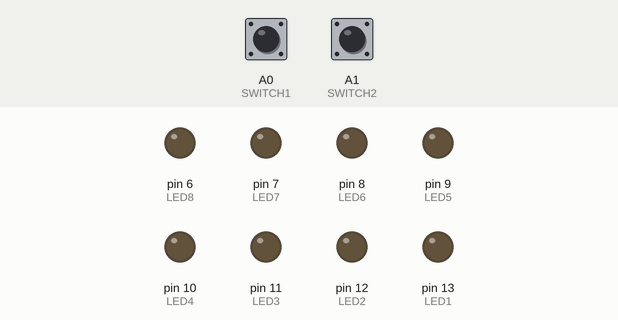
Recording of a sketch running on a simulated Arduino Uno, built with avr-gcc and run on an emulated ATmega328P. On the bench: output pins drawn as LEDs (lit = HIGH). Dashed ring = blinking. The inputs (shaded band) are chosen by the test bench; at power-on: A0 (SWITCH1) LOW, A1 (SWITCH2) LOW.

Above: at 1.2 s.
1.3 s: A0 (SWITCH1) pulled HIGH for 0.15 s
At 4.2 s:
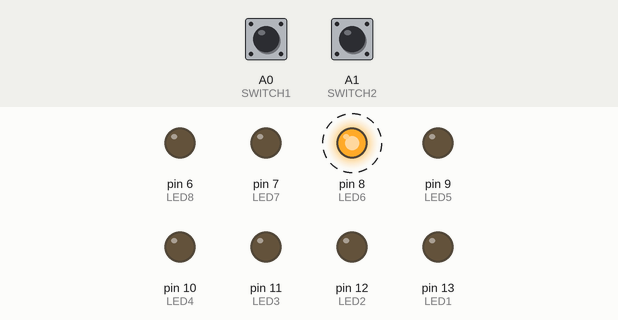
4.3 s: A1 (SWITCH2) pulled HIGH for 3.2 s
At 7.2 s:
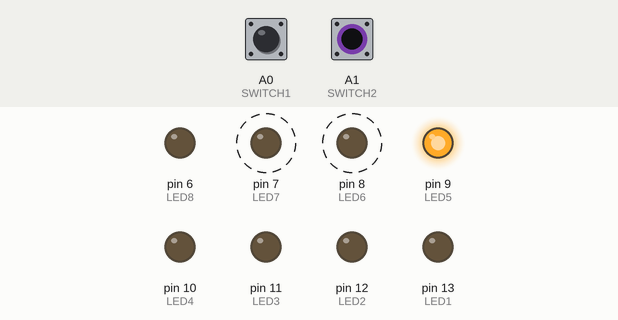
9.0 s: A1 (SWITCH2) pulled HIGH for 1 s
At 9.7 s:
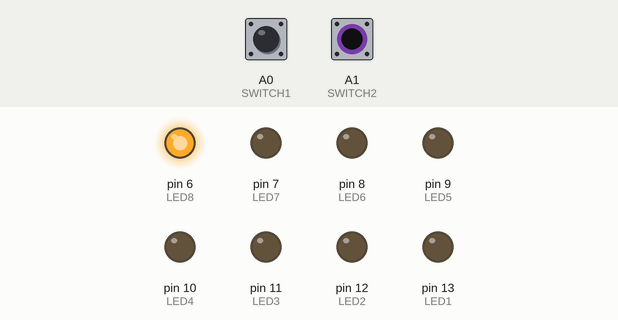
13.0 s: A0 (SWITCH1) pulled HIGH for 1 s
At 14.2 s:
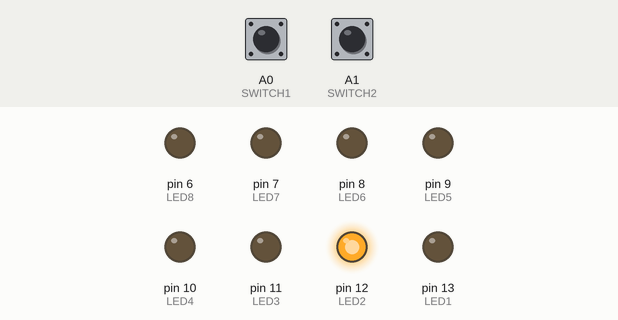
Timing chart, 0 to 17.8 s (numbered marks = the images above; inputs shaded):
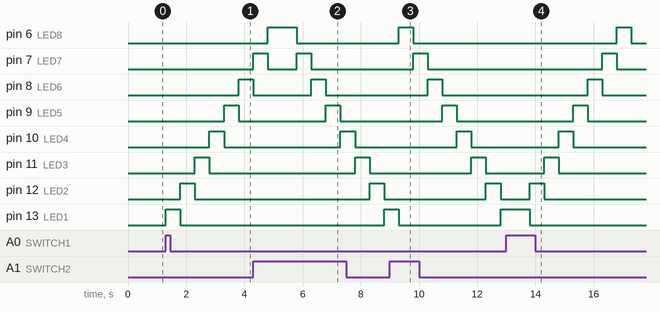

Measured:
- after the input at 1.3 s, pin 8 (LED6): LOW → HIGH after 2.5 s; pin 9 (LED5): LOW → HIGH after 2.0 s, → LOW 0.50 s later; pin 10 (LED4): LOW → HIGH after 1.5 s, → LOW 0.50 s later; pin 11 (LED3): LOW → HIGH after 1.0 s, → LOW 0.50 s later; pin 12 (LED2): LOW → HIGH after 0.50 s, → LOW 0.50 s later
- after the input at 4.3 s, pin 9 (LED5): LOW → HIGH after 2.5 s, → LOW 0.50 s later; pin 10 (LED4): LOW → HIGH after 3.0 s, → LOW 0.50 s later; pin 11 (LED3): LOW → HIGH after 3.5 s, → LOW 0.50 s later; pin 12 (LED2): LOW → HIGH after 4.0 s, → LOW 0.50 s later; pin 13 (LED1): LOW → HIGH after 4.5 s
- after the input at 9.0 s, pin 6 (LED8): LOW → HIGH after 0.30 s, → LOW 0.50 s later; pin 7 (LED7): LOW → HIGH after 0.80 s, → LOW 0.50 s later; pin 8 (LED6): LOW → HIGH after 1.3 s, → LOW 0.50 s later; pin 9 (LED5): LOW → HIGH after 1.8 s, → LOW 0.50 s later; pin 10 (LED4): LOW → HIGH after 2.3 s, → LOW 0.50 s later
- after the input at 13.0 s, pin 6 (LED8): LOW → HIGH after 3.8 s, → LOW 0.50 s later; pin 7 (LED7): LOW → HIGH after 3.3 s, → LOW 0.50 s later; pin 8 (LED6): LOW → HIGH after 2.8 s, → LOW 0.50 s later; pin 9 (LED5): LOW → HIGH after 2.3 s, → LOW 0.50 s later; pin 10 (LED4): LOW → HIGH after 1.8 s, → LOW 0.50 s later
- by itself, pin 7 (LED7): alternates HIGH for 0.50 s and LOW for 1.0 s, 4 changes in all, then stays LOW

The sketch:

first_5.ino
```cpp
const int LED1 = 13;
const int LED2 = 12;
const int LED3 = 11;
const int LED4 = 10;
const int LED5 = 9;
const int LED6 = 8;
const int LED7 = 7;
const int LED8 = 6;
const int SWITCH1 = A0;
const int SWITCH2 = A1;
void setup() {
  pinMode(SWITCH1,INPUT);
  pinMode(SWITCH2,INPUT);
  pinMode(LED1,OUTPUT);
  pinMode(LED2,OUTPUT);
  pinMode(LED3,OUTPUT);
  pinMode(LED4,OUTPUT);
  pinMode(LED5,OUTPUT);
  pinMode(LED6,OUTPUT);
  pinMode(LED7,OUTPUT);
  pinMode(LED8,OUTPUT);

}

void loop() {
  if(digitalRead(SWITCH1)==HIGH)
  {
    switch_on_ase();
  }
  if(digitalRead(SWITCH1)==LOW)
  {
    switch_off();
  }
  if(digitalRead(SWITCH2)==HIGH)
  {
    switch_on_des();
  }
  if(digitalRead(SWITCH2)==LOW)
  {
    switch_off();
  }
}

void switch_on_ase()
{
  digitalWrite(LED1,HIGH);
  digitalWrite(LED2,LOW);
  digitalWrite(LED3,LOW);
  digitalWrite(LED4,LOW);
  digitalWrite(LED5,LOW);
  digitalWrite(LED6,LOW);
  digitalWrite(LED7,LOW);
  digitalWrite(LED8,LOW);
  delay(500);

  digitalWrite(LED1,LOW);
  digitalWrite(LED2,HIGH);
  digitalWrite(LED3,LOW);
  digitalWrite(LED4,LOW);
  digitalWrite(LED5,LOW);
  digitalWrite(LED6,LOW);
  digitalWrite(LED7,LOW);
  digitalWrite(LED8,LOW);
  delay(500);

  digitalWrite(LED1,LOW);
  digitalWrite(LED2,LOW);
  digitalWrite(LED3,HIGH);
  digitalWrite(LED4,LOW);
  digitalWrite(LED5,LOW);
  digitalWrite(LED6,LOW);
  digitalWrite(LED7,LOW);
  digitalWrite(LED8,LOW);
  delay(500);

  digitalWrite(LED1,LOW);
  digitalWrite(LED2,LOW);
  digitalWrite(LED3,LOW);
  digitalWrite(LED4,HIGH);
  digitalWrite(LED5,LOW);
  digitalWrite(LED6,LOW);
  digitalWrite(LED7,LOW);
  digitalWrite(LED8,LOW);
  delay(500);

  digitalWrite(LED1,LOW);
  digitalWrite(LED2,LOW);
  digitalWrite(LED3,LOW);
  digitalWrite(LED4,LOW);
  digitalWrite(LED5,HIGH);
  digitalWrite(LED6,LOW);
  digitalWrite(LED7,LOW);
  digitalWrite(LED8,LOW);
  delay(500);

  digitalWrite(LED1,LOW);
  digitalWrite(LED2,LOW);
  digitalWrite(LED3,LOW);
  digitalWrite(LED4,LOW);
  digitalWrite(LED5,LOW);
  digitalWrite(LED6,HIGH);
  digitalWrite(LED7,LOW);
  digitalWrite(LED8,LOW);
  delay(500);

  digitalWrite(LED1,LOW);
  digitalWrite(LED2,LOW);
  digitalWrite(LED3,LOW);
  digitalWrite(LED4,LOW);
  digitalWrite(LED5,LOW);
  digitalWrite(LED6,LOW);
  digitalWrite(LED7,HIGH);
  digitalWrite(LED8,LOW);
  delay(500);

  digitalWrite(LED1,LOW);
  digitalWrite(LED2,LOW);
  digitalWrite(LED3,LOW);
  digitalWrite(LED4,LOW);
  digitalWrite(LED5,LOW);
  digitalWrite(LED6,LOW);
  digitalWrite(LED7,LOW);
  digitalWrite(LED8,HIGH);
  delay(500);
}
void switch_off()
{
  digitalWrite(LED1,LOW);
  digitalWrite(LED2,LOW);
  digitalWrite(LED3,LOW);
  digitalWrite(LED4,LOW);
  digitalWrite(LED5,LOW);
  digitalWrite(LED6,LOW);
  digitalWrite(LED7,LOW);
  digitalWrite(LED8,LOW);
}

void switch_on_des()
{
  digitalWrite(LED8,HIGH);
  digitalWrite(LED7,LOW);
  digitalWrite(LED6,LOW);
  digitalWrite(LED5,LOW);
  digitalWrite(LED4,LOW);
  digitalWrite(LED3,LOW);
  digitalWrite(LED2,LOW);
  digitalWrite(LED1,LOW);
  delay(500);

  digitalWrite(LED8,LOW);
  digitalWrite(LED7,HIGH);
  digitalWrite(LED6,LOW);
  digitalWrite(LED5,LOW);
  digitalWrite(LED4,LOW);
  digitalWrite(LED3,LOW);
  digitalWrite(LED2,LOW);
  digitalWrite(LED1,LOW);
  delay(500);

  digitalWrite(LED8,LOW);
  digitalWrite(LED7,LOW);
  digitalWrite(LED6,HIGH);
  digitalWrite(LED4,LOW);
  digitalWrite(LED4,LOW);
  digitalWrite(LED3,LOW);
  digitalWrite(LED2,LOW);
  digitalWrite(LED1,LOW);
  delay(500);

  digitalWrite(LED8,LOW);
  digitalWrite(LED7,LOW);
  digitalWrite(LED6,LOW);
  digitalWrite(LED5,HIGH);
  digitalWrite(LED4,LOW);
  digitalWrite(LED3,LOW);
  digitalWrite(LED2,LOW);
  digitalWrite(LED1,LOW);
  delay(500);

  digitalWrite(LED8,LOW);
  digitalWrite(LED7,LOW);
  digitalWrite(LED6,LOW);
  digitalWrite(LED5,LOW);
  digitalWrite(LED4,HIGH);
  digitalWrite(LED3,LOW);
  digitalWrite(LED2,LOW);
  digitalWrite(LED1,LOW);
  delay(500);

  digitalWrite(LED8,LOW);
  digitalWrite(LED7,LOW);
  digitalWrite(LED6,LOW);
  digitalWrite(LED5,LOW);
  digitalWrite(LED4,LOW);
  digitalWrite(LED3,HIGH);
  digitalWrite(LED2,LOW);
  digitalWrite(LED1,LOW);
  delay(500);

  digitalWrite(LED8,LOW);
  digitalWrite(LED7,LOW);
  digitalWrite(LED6,LOW);
  digitalWrite(LED5,LOW);
  digitalWrite(LED4,LOW);
  digitalWrite(LED3,LOW);
  digitalWrite(LED2,HIGH);
  digitalWrite(LED1,LOW);
  delay(500);

  digitalWrite(LED8,LOW);
  digitalWrite(LED7,LOW);
  digitalWrite(LED6,LOW);
  digitalWrite(LED5,LOW);
  digitalWrite(LED4,LOW);
  digitalWrite(LED3,LOW);
  digitalWrite(LED2,LOW);
  digitalWrite(LED1,HIGH);
  delay(500);
}
```
